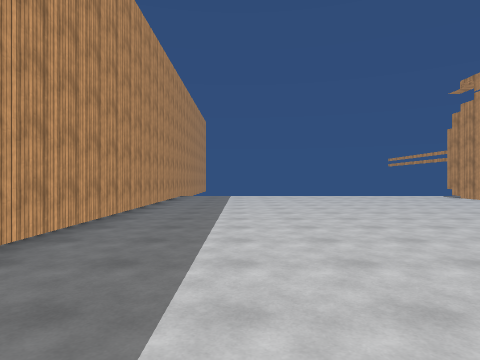
View 1 (above)

23 first-person views from a walk through a scene from a Unity 3-D project. The camera is 1.4 m above the floor, looks level and sees 75° across. The floor is counted in squares, 2 m on a side. Each view is taken from the middle of a square. On the plan, view 1 faces up. The plan holds only what a view shows up to about 10 squares ahead; the rest is blank. The place goes on beyond the plan. Surface patterns are stand-ins for the level's own textures.

View 2
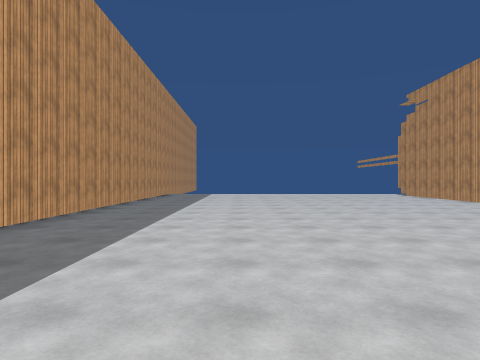

View 3
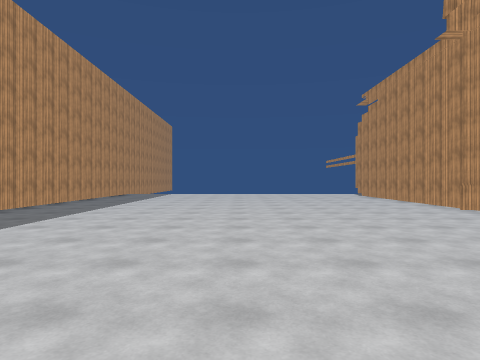

View 4
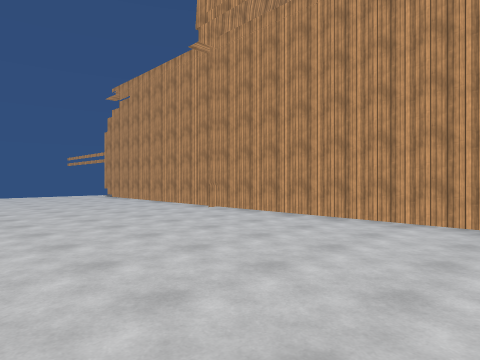

View 5
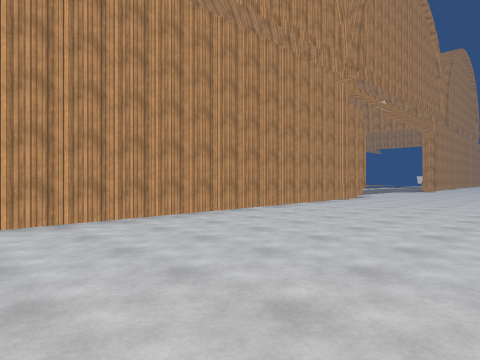

View 6
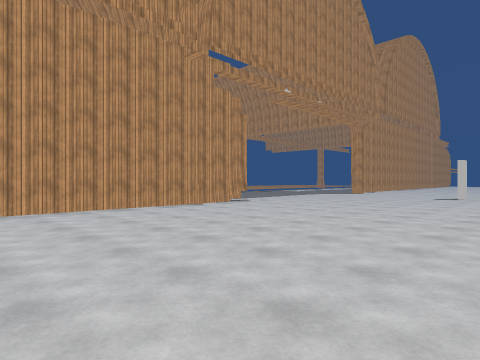

View 7
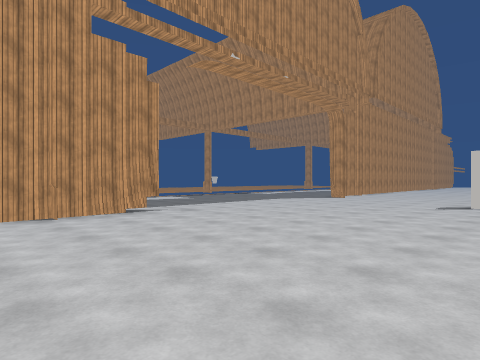

View 8
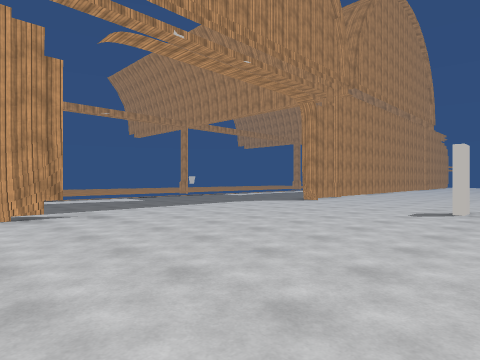

View 9
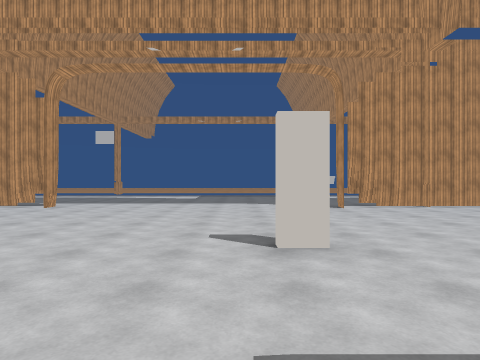

View 10
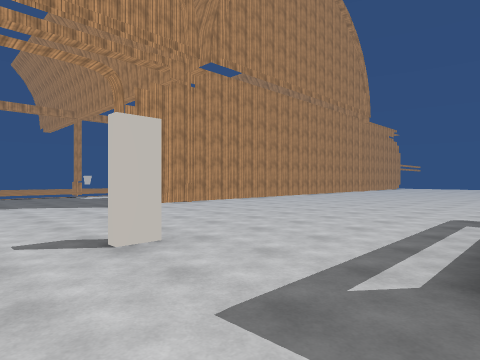

View 11
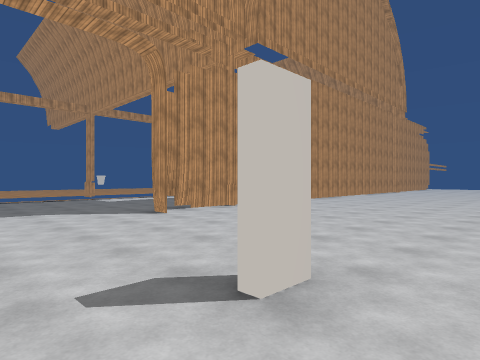

View 12
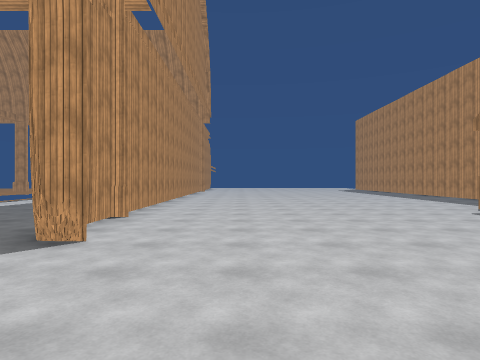

View 13
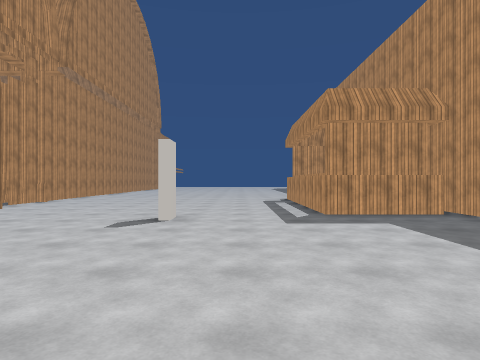

View 14
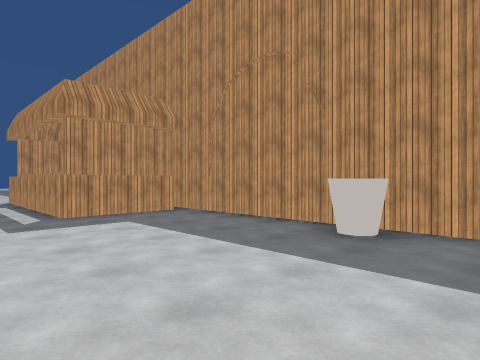

View 15
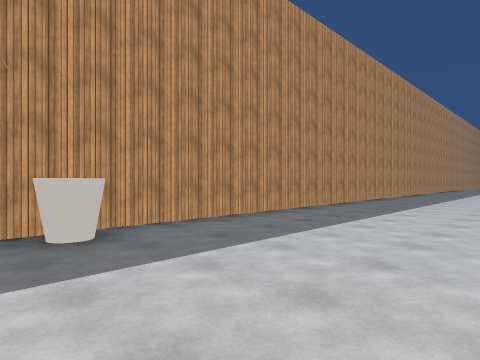

View 16
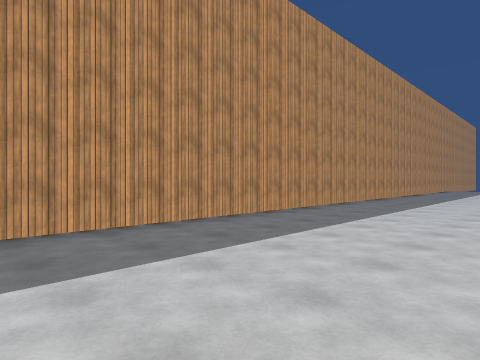

View 17
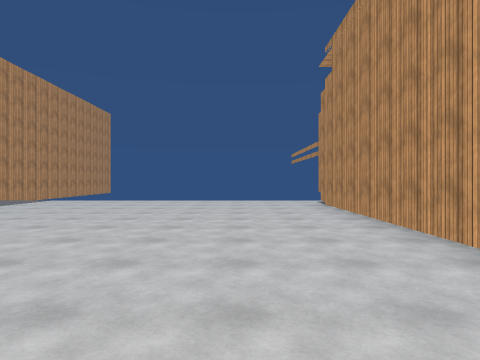

View 18
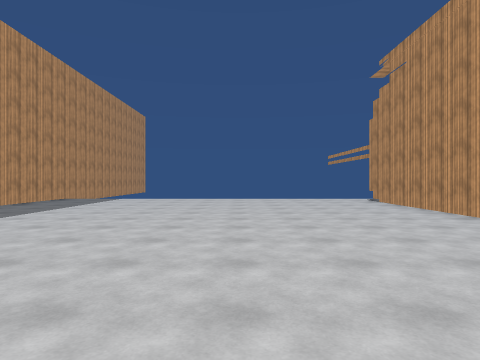

View 19
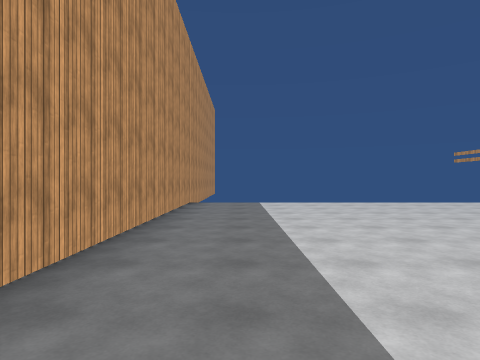

View 20
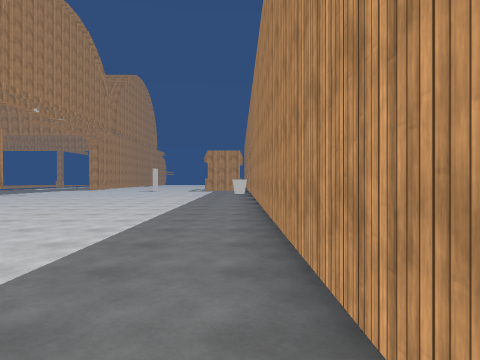

View 21
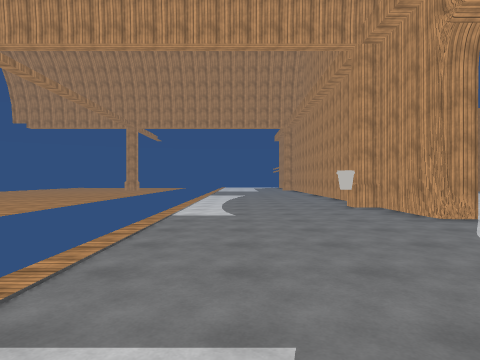

View 22
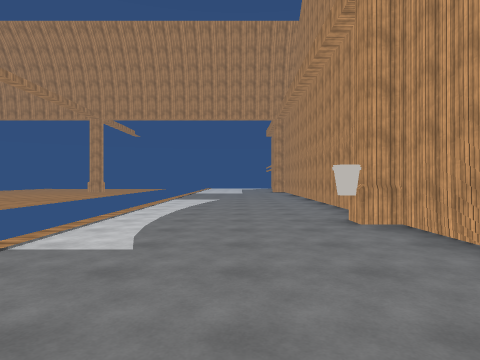

View 23
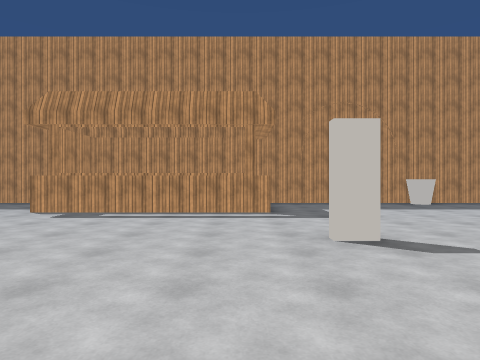

### Floor plan
Points are (right, up) in squares from view 1. A wall is a line through its corners. A room is listed if a view was taken in it or the views show most of it. See-through windows are left out.
Room 1 (views 1, 2, 3, 4, 5, 6, 7, 8, 9, 10, 11, 12, 13, 14, 15, 16, 17, 18, 19, 20, 21, 22, 23)
walls: (8.4, -9.9) (8.4, 12.7); (8.4, -10.1) (7.8, -10.1); (-1.9, -12.2) (-2.6, -12.1); (3.4, -15.4) (3.4, -16); (3.2, -16) (3.2, -15.4); (7.7, -17.6) (8.4, -17.6) (8.4, -20); (-2.2, -16.3) (0.3, -16.3) (0.3, -21.6); (-2, -16.7) (0.1, -16.7); (8, -19.9) (9.1, -19.9) (9.1, -20.5); (8.4, -22.4) (8.4, -24.5); (8.4, -24) (8.4, -17.9); (-2.6, -22.9) (-2.6, -24.4); (-2.6, 13.9) (-2.6, -17.6)
ways out: gap at (8, 13)

Positions as (right, up) in squares from view 1, and headings:
1: (0, 0), facing up
2: (1, -2), facing up
3: (3, -2), facing up
4: (3, -1), facing up-right
5: (3, 3), facing down-right
6: (1, -2), facing down-right
7: (2, -6), facing down-right
8: (2, -8), facing down-right
9: (0, -15), facing right
10: (0, -14), facing down-right
11: (2, -14), facing down-right
12: (6, -14), facing down
13: (2, -10), facing down
14: (2, -10), facing down-left
15: (2, -13), facing up-left
16: (2, -9), facing up-left
17: (6, 3), facing up
18: (4, 2), facing up
19: (-1, 4), facing up
20: (-2, 4), facing down
21: (12, -12), facing down
22: (11, -15), facing down
23: (7, -17), facing left
